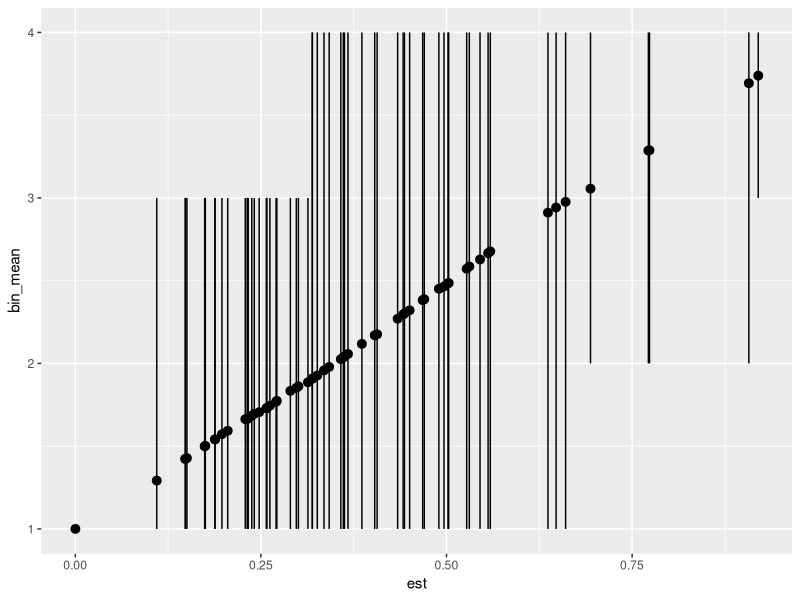

Reproduce this figure in R.
#this was our script testing to see if running monte carlo simulations of the priority values at the final step did anything better than the priority values themselves did. It didn't - it just effectivley rescaled the priority numbers. So we abandoned that idea, but I'm hanging onto the script for now in case it's useful later. 


library(here)
library(tidyverse)

# All data
alldat <- read_csv(here("data/processed_data/all_cleaned_data.csv"))

# Rescaled data frame
threat_ratio <- 1.22
lookup <- tibble(
  iucn_status = c("LC", "NT", "VU", "EN", "CR"),
  iucn_value = threat_ratio^c(-1:3)
)
rescale_01 <- function(x) {
  (x - min(x)) / (max(x) - min(x))
}
rescaled_dat <- alldat %>% 
  filter(!is.na(exposure_model)) %>% 
  left_join(lookup, by = "iucn_status") %>%
  mutate(
    rescaled_DV = rescale_01(DV) + 0.0001,
    rescaled_CV = rescale_01(CV) + 0.0001,
    summed_sens = (rescaled_DV/2 + rescaled_CV/2), 
    highest_sens = pmax(rescaled_CV, rescaled_DV),
    highest_sens_source = case_when(
      rescaled_DV > rescaled_CV ~ "DV",
      rescaled_CV > rescaled_DV ~ "CV",
      TRUE ~ "tie"
    ),
    # Dynamically select the exposure based on user input from the dropdown
    selected_exposure = propALL,
    #rescale exposure column to 1 for ease of presentation (optional)
    rescaled_exposure = rescale_01(selected_exposure) + 0.0001, 
    # Dynamically select the column based on user input from the dropdown
    selected_sensitivity = summed_sens,
    
    # Use the dynamically selected column for sensitivity calculation
    rescaled_sensitivity = 0.618 + (selected_sensitivity - min(selected_sensitivity)) * 
      (1 / 0.618 - 0.618) / 
      (max(selected_sensitivity) - min(selected_sensitivity))
  )

# Prioritization data frame
prioritizationdf <- rescaled_dat %>%
  mutate(
    es = rescaled_exposure * rescaled_sensitivity,
    est = rescaled_exposure * rescaled_sensitivity * iucn_value,
    bin = cut(est, 4, labels = c("Low", "Moderate", "High", "Extreme"))
  )

###########################################################################
#####################                           ###########################
#####################   BEGIN THE MONTE CARLO   ###########################
#####################                           ###########################
###########################################################################

# This function randomly bins species ONCE
# x = priority scores [0, 1]
priority_mc <- function(x) {
  bkpts <- sort(runif(3))
  bkpts <- c(-Inf, bkpts, Inf)
  cut(x, bkpts, labels = FALSE)
}

foo <- replicate(1e3, priority_mc(prioritizationdf$est))
prioritizationdf$bin_mean = rowMeans(foo)
prioritizationdf$bin_lwr = apply(foo, 1, \(x) quantile(x, 0.025))
prioritizationdf$bin_upr = apply(foo, 1, \(x) quantile(x, 0.975))

# Hey this doesn't tell us anything
ggplot(prioritizationdf, aes(est, bin_mean, ymin = bin_lwr, ymax = bin_upr)) +
  geom_pointrange()
